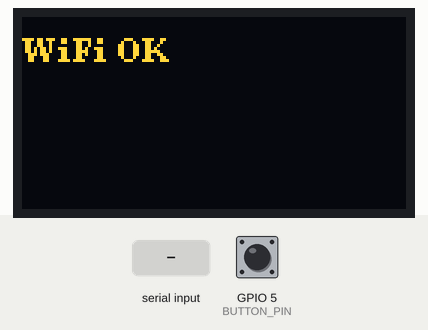
The program below on a simulated ESP32. Shown: 128×64 one-colour display. The test bench sets the inputs (shaded band); at power-on: GPIO 5 (BUTTON_PIN) HIGH. The OLED is the two-colour kind (top 16 rows yellow); WiFi joins after 1.5 s; servers stay silent unless stated; no MQTT or app messages arrive unless stated; what the program prints to the serial monitor is not drawn.

Above: at 2.7 s.
2.8 s: GPIO 5 (BUTTON_PIN) pulled LOW for 0.15 s
At 3.9 s:
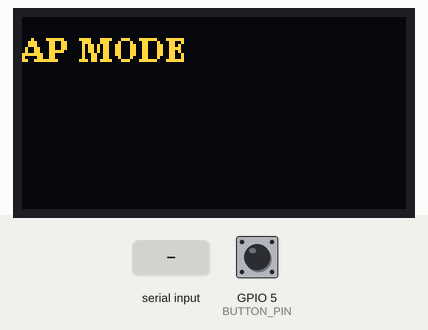
4.4 s: "1\n" received over the second serial link
At 5.3 s:
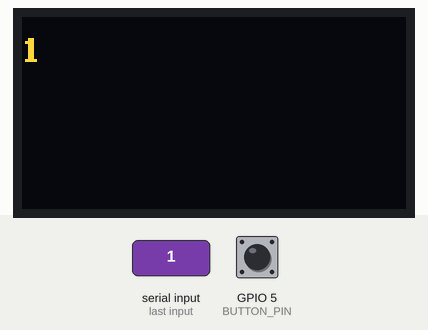
5.9 s: "0\n" received over the second serial link
At 6.5 s:
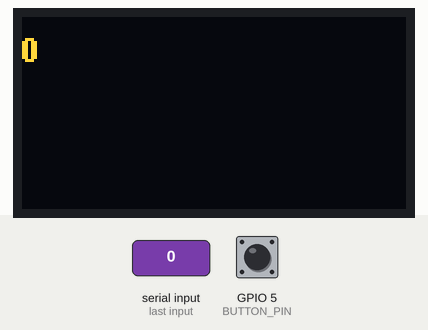
Timing chart, 0 to 8.9 s (numbered marks = the images above; inputs shaded):
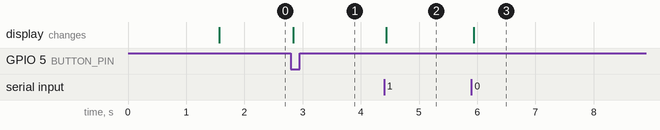

Measured:
- after the input at 2.8 s, the display: changes at once (image 1)
- after the input at 4.4 s, the display: changes at once (image 2)
- after the input at 5.9 s, the display: changes at once (image 3)

The program:

main.cpp
```cpp
#include <Arduino.h>
#include "oled.h"
#include "wifiHandler.h"
#include "buttonHandler.h"
#include "mqttHandler.h"
#include "rfidHandler.h"

enum WifiMode {
  WIFI_MODE_STA = 0,
  WIFI_MODE_AP
};

WifiMode currentWifiMode = WIFI_MODE_STA;

void setup() {
  Serial.begin(115200);

  // Cấu hình nút nhấn: nối nút xuống GND thì dùng INPUT_PULLUP
  pinMode(BUTTON_PIN, INPUT_PULLUP);

  // Khởi tạo WiFi STA thông qua wifiHandler
  wifi_init_sta(WIFI_SSID, WIFI_PASS);

  // Cấu hình MQTT (sẽ tự kết nối khi có mạng trong loop)
  mqtt_init();

  // Khởi tạo RFID 125kHz
  rfid_init();

  // Khởi tạo màn hình OLED
  oled_init();

  // Hiển thị trạng thái WiFi lên OLED
  if (wifi_is_connected()) {
    oled_print("WiFi OK");
  } else {
    oled_print("WiFi FAIL");
  }
}

void loop() {
  // Đọc trạng thái nút
  int buttonState = digitalRead(BUTTON_PIN);

  // Ví dụ: in trạng thái nút ra Serial (nhấn = 0 nếu dùng INPUT_PULLUP)
  static int lastState = HIGH;
  if (buttonState != lastState) {
    lastState = buttonState;
    if (buttonState == LOW) {
      Serial.println("Button pressed");

      // Khi đang ở STA, nhấn nút sẽ chuyển sang AP
      if (currentWifiMode == WIFI_MODE_STA) {
        // Khi nhấn nút ở STA, có thể publish sự kiện (nếu đã có MQTT)
        mqtt_publish("esp32/qrcode_firmware/button", "pressed");

        bool ok = wifi_start_ap(WIFI_AP_SSID, WIFI_AP_PASS);
        if (ok) {
          currentWifiMode = WIFI_MODE_AP;
          oled_print("AP MODE");
        } else {
          oled_print("AP FAIL");
        }
      }
    } else {
      Serial.println("Button released");
    }
  }

  // Nếu đang ở AP mode thì xử lý request WebServer
  if (currentWifiMode == WIFI_MODE_AP) {
    wifi_ap_handle_client();
  }

  // Nếu đang ở STA và có WiFi thì xử lý MQTT
  if (currentWifiMode == WIFI_MODE_STA && wifi_is_connected()) {
    mqtt_loop();
  }

  // Cập nhật dữ liệu từ module RFID
  rfid_update();

  // Nếu vừa đọc được thẻ RFID thì hiển thị lên Serial và OLED
  if (rfid_has_new_tag()) {
    String tag = rfid_get_last_tag();
    Serial.print("[RFID] Tag: ");
    Serial.println(tag);

    // Hiển thị mã thẻ trên OLED
    oled_print(tag.c_str());
  }

  delay(20); // chống dội đơn giản, giảm tải CPU
}
```

buttonHandler.cpp
```cpp
#include "buttonHandler.h"
```

buttonHandler.h
```cpp
// Chân nút nhấn
#pragma once

#define BUTTON_PIN 5 // GPIO5
```

buzzerHandler.cpp
```cpp
#include "buzzerHandler.h"

void buzzer_init() {
	pinMode(BUZZER_PIN, OUTPUT);
	digitalWrite(BUZZER_PIN, LOW); // mặc định tắt
}

void buzzer_on() {
	digitalWrite(BUZZER_PIN, HIGH);
}

void buzzer_off() {
	digitalWrite(BUZZER_PIN, LOW);
}

void buzzer_beep(uint16_t durationMs) {
	buzzer_on();
	delay(durationMs);
	buzzer_off();
}
```

buzzerHandler.h
```cpp
#pragma once

#include <Arduino.h>

// Buzzer nối vào chân D4 (GPIO4 trên ESP32)
#define BUZZER_PIN 4

// Khởi tạo chân buzzer
void buzzer_init();

// Bật buzzer (kêu liên tục)
void buzzer_on();

// Tắt buzzer
void buzzer_off();

// Kêu beep ngắn với thời gian ms
void buzzer_beep(uint16_t durationMs = 100);
```

mqttHandler.cpp
```cpp
#include "mqttHandler.h"
#include "wifiHandler.h"

#include <WiFi.h>
#include <PubSubClient.h>

// Sử dụng MQTT broker free công cộng
// Lưu ý: chỉ dùng cho thử nghiệm, không gửi dữ liệu nhạy cảm
static const char *MQTT_BROKER = "broker.hivemq.com"; // broker free
static const uint16_t MQTT_PORT = 1883;

static const char *MQTT_TOPIC_SUB = "esp32/qrcode_firmware/cmd";
static const char *MQTT_TOPIC_PUB = "esp32/qrcode_firmware/status";
static const char *MQTT_TOPIC_BTN = "esp32/qrcode_firmware/button";

static WiFiClient espClient;
static PubSubClient mqttClient(espClient);

static void mqtt_reconnect();

static void mqtt_callback(char *topic, byte *payload, unsigned int length) {
  Serial.print("[MQTT] Message arrived [");
  Serial.print(topic);
  Serial.print("]: ");
  for (unsigned int i = 0; i < length; i++) {
    Serial.print((char)payload[i]);
  }
  Serial.println();
}

void mqtt_init() {
  mqttClient.setServer(MQTT_BROKER, MQTT_PORT);
  mqttClient.setCallback(mqtt_callback);
  Serial.print("[MQTT] Configured broker: ");
  Serial.print(MQTT_BROKER);
  Serial.print(":");
  Serial.println(MQTT_PORT);
}

bool mqtt_is_connected() {
  return mqttClient.connected();
}

bool mqtt_publish(const char *topic, const char *payload) {
  if (!wifi_is_connected() || !mqttClient.connected()) {
    return false;
  }
  return mqttClient.publish(topic, payload);
}

void mqtt_loop() {
  // Chỉ xử lý MQTT khi có WiFi (STA) đang kết nối
  if (!wifi_is_connected()) {
    return;
  }

  if (!mqttClient.connected()) {
    mqtt_reconnect();
  }

  if (mqttClient.connected()) {
    mqttClient.loop();
  }
}

static void mqtt_reconnect() {
  if (!wifi_is_connected()) {
    return;
  }

  if (mqttClient.connected()) {
    return;
  }

  Serial.println("[MQTT] Attempting connection...");

  // Tạo clientId đơn giản dựa trên millis()
  String clientId = "ESP32-qrcode-";
  clientId += String((uint32_t)millis(), HEX);

  if (mqttClient.connect(clientId.c_str())) {
    Serial.println("[MQTT] Connected");
    // Đăng ký topic nhận lệnh
    mqttClient.subscribe(MQTT_TOPIC_SUB);
    // Gửi trạng thái online
    mqttClient.publish(MQTT_TOPIC_PUB, "online");
  } else {
    Serial.print("[MQTT] Failed, rc=");
    Serial.print(mqttClient.state());
    Serial.println("; will retry later");
  }
}

// Hàm tiện dùng riêng để publish trạng thái nút (sẽ dùng trong main)
bool mqtt_publish_button(const char *state) {
  return mqtt_publish(MQTT_TOPIC_BTN, state);
}
```

mqttHandler.h
```cpp
#pragma once

#include <Arduino.h>

// Khởi tạo cấu hình MQTT (broker, port, callback...)
void mqtt_init();

// Gọi thường xuyên trong loop khi đang ở chế độ STA và đã có WiFi
void mqtt_loop();

// Kiểm tra trạng thái kết nối MQTT
bool mqtt_is_connected();

// Publish một message đơn giản (trả về true nếu gửi được)
bool mqtt_publish(const char *topic, const char *payload);
```

oled.cpp
```cpp
#include "oled.h"

// Tạo đối tượng OLED sử dụng I2C phần cứng của ESP32
// SCL = 22, SDA = 21, không dùng chân RESET (U8X8_PIN_NONE)
U8G2_SSD1306_128X64_NONAME_F_HW_I2C oled(U8G2_R0, /* reset=*/ U8X8_PIN_NONE, /* clock=*/ OLED_SCL_PIN, /* data=*/ OLED_SDA_PIN);

void oled_init() {
	oled.begin();
	oled.clearBuffer();
	oled.setFont(u8g2_font_ncenB08_tr);  // chọn font chữ dễ nhìn
}

void oled_print(const char *text) {
	oled.clearBuffer();
	oled.drawStr(0, 15, text);  // in tại vị trí (0,15)
	oled.sendBuffer();
}
```

oled.h
```cpp
#ifndef OLED_H
#define OLED_H

#include <Arduino.h>
#include <U8g2lib.h>

// Thay đổi model màn hình hoặc chân nếu bạn dùng loại khác
// Ví dụ dưới đây: SSD1306 128x64, giao tiếp I2C, SDA=21, SCL=22
#define OLED_SDA_PIN 21
#define OLED_SCL_PIN 22
extern U8G2_SSD1306_128X64_NONAME_F_HW_I2C oled;  // khai báo biến oled dùng chung

// Khởi tạo OLED (gọi trong setup)
void oled_init();

// In chuỗi text đơn giản lên OLED (x=0, y=15)
void oled_print(const char *text);

#endif
```

rfidHandler.cpp
```cpp
#include "rfidHandler.h"

// Sử dụng Serial2 cho module RFID 125kHz
// Nhiều module 125kHz (VD: RDM6300) gửi chuỗi ASCII kết thúc bằng \r hoặc \n

static String rfidBuffer;
static bool rfidTagReady = false;
static bool rfidInFrame = false;

static void finishTagIfValid() {
  if (rfidBuffer.length() > 0) {
    rfidTagReady = true;
  }
}

void rfid_init() {
  rfidBuffer.reserve(32);
  Serial2.begin(RFID_BAUD, SERIAL_8N1, RFID_RX_PIN, RFID_TX_PIN);
  Serial.println("[RFID] Initialized on Serial2");
}

void rfid_update() {
  while (Serial2.available() > 0) {
    char c = (char)Serial2.read();

    // STX: bắt đầu frame RFID (chuẩn phổ biến của RDM6300)
    if (c == 0x02) {
      rfidBuffer = "";
      rfidInFrame = true;
      continue;
    }

    // ETX: kết thúc frame RFID
    if (c == 0x03) {
      if (rfidInFrame) {
        finishTagIfValid();
      }
      rfidInFrame = false;
      continue;
    }

    // Một số module trả dữ liệu theo dòng thay vì STX/ETX
    if (c == '\n' || c == '\r') {
      finishTagIfValid();
      rfidInFrame = false;
      continue;
    }

    // Lọc chỉ cho phép ký tự in được
    if (isPrintable(c)) {
      // Giới hạn độ dài để tránh tràn
      if (rfidBuffer.length() < 32) {
        rfidBuffer += c;
      }
    }
  }
}

bool rfid_has_new_tag() {
  return rfidTagReady;
}

String rfid_get_last_tag() {
  String tag = rfidBuffer;
  rfidBuffer = "";
  rfidTagReady = false;
  return tag;
}
```

rfidHandler.h
```cpp
#pragma once

#include <Arduino.h>

// Cấu hình chân UART cho module RFID 125kHz
// Bạn có thể chỉnh lại cho đúng với phần cứng của mình
#define RFID_RX_PIN 16
#define RFID_TX_PIN 17  // thường không dùng, nhưng cần cho Serial2.begin

// Tốc độ baud phổ biến cho module RFID 125kHz (VD: RDM6300)
#define RFID_BAUD 9600

// Khởi tạo UART cho RFID
void rfid_init();

// Gọi thường xuyên trong loop để cập nhật dữ liệu từ RFID
void rfid_update();

// Trả về true nếu vừa đọc được một mã thẻ đầy đủ
bool rfid_has_new_tag();

// Lấy nội dung thẻ vừa đọc (chuỗi ASCII, ví dụ mã HEX), đồng thời clear cờ new_tag
String rfid_get_last_tag();
```

wifiHandler.cpp
```cpp
#include "wifiHandler.h"
#include <WiFi.h>
#include <WebServer.h>

// Web server dùng khi ở AP mode
static WebServer apServer(80);
static bool apServerStarted = false;

void wifi_init_sta(const char *ssid, const char *password, unsigned long timeoutMs) {
  Serial.println("[WiFi] Starting STA mode...");

  WiFi.mode(WIFI_STA);
  WiFi.begin(ssid, password);

  unsigned long startAttemptTime = millis();

  while (WiFi.status() != WL_CONNECTED && millis() - startAttemptTime < timeoutMs) {
    Serial.print(".");
    delay(500);
  }

  if (WiFi.status() == WL_CONNECTED) {
    Serial.println("\n[WiFi] Connected");
    Serial.print("[WiFi] IP address: ");
    Serial.println(WiFi.localIP());
  } else {
    Serial.println("\n[WiFi] Connect failed");
  }
}

bool wifi_start_ap(const char *ssid, const char *password) {
  Serial.println("[WiFi] Switching to AP mode...");

  // Ngắt kết nối STA hiện tại (nếu có) và chuyển chế độ
  WiFi.disconnect(true);
  WiFi.mode(WIFI_AP);

  bool result = WiFi.softAP(ssid, password);
  if (result) {
    Serial.println("[WiFi] AP started");
    Serial.print("[WiFi] AP SSID: ");
    Serial.println(ssid);
    Serial.print("[WiFi] AP IP address: ");
    Serial.println(WiFi.softAPIP());

    // Cấu hình WebServer đơn giản
    apServer.on("/", []() {
      apServer.send(200, "text/html",
                    "<!DOCTYPE html><html><head><meta charset='utf-8'><title>ESP32 AP</title></head>"
                    "<body><h1>Hello from AP mode</h1></body></html>");
    });
    apServer.begin();
    apServerStarted = true;
    Serial.println("[WiFi] WebServer started on AP");
  } else {
    Serial.println("[WiFi] Failed to start AP");
    apServerStarted = false;
  }

  return result;
}

bool wifi_is_connected() {
  return WiFi.status() == WL_CONNECTED;
}

IPAddress wifi_get_ip() {
  if (WiFi.status() == WL_CONNECTED) {
    return WiFi.localIP();
  }
  return IPAddress(0, 0, 0, 0);
}

void wifi_ap_handle_client() {
  if (apServerStarted) {
    apServer.handleClient();
  }
}
```

wifiHandler.h
```cpp
#pragma once

#include <Arduino.h>

// Thay SSID và password STA của bạn tại đây
#define WIFI_SSID "Quinn"
#define WIFI_PASS "27032021"

// Thông tin WiFi AP (khi chuyển sang chế độ AP)
#define WIFI_AP_SSID "ESP32_AP"
#define WIFI_AP_PASS "12345678" // tối thiểu 8 ký tự

// Khởi tạo WiFi ở chế độ STA và thử kết nối
// timeoutMs: thời gian chờ kết nối (ms)
void wifi_init_sta(const char *ssid, const char *password, unsigned long timeoutMs = 15000);

// Khởi tạo/chuyển sang chế độ AP với SSID/PASS cho trước
bool wifi_start_ap(const char *ssid, const char *password);

// Trả về true nếu WiFi đang kết nối
bool wifi_is_connected();

// Lấy địa chỉ IP hiện tại (0.0.0.0 nếu chưa kết nối)
IPAddress wifi_get_ip();

// Hàm xử lý request cho WebServer khi đang ở AP mode
// Gọi hàm này thường xuyên trong loop (khi đang ở AP)
void wifi_ap_handle_client();
```
